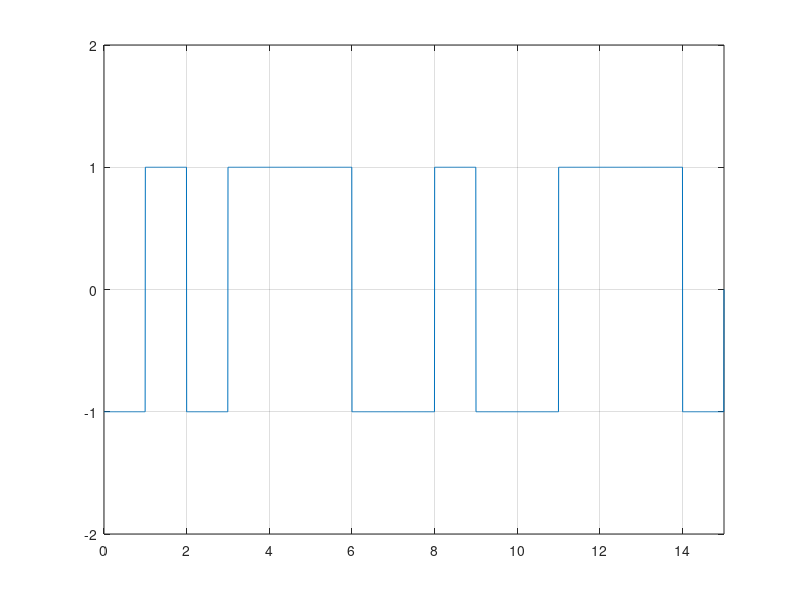

This chart was generated by the following MATLAB code:
x=[1 0 1 0 0 0 1 1 0 1 1 0 0 0 1 ];
T=length(x);
n=200;
N=n*T;
dt=T/N;
t=0:dt:T;
y=zeros(1,length(t));
for i=0:T-1;
    if x(i+1)==1
        y(i*n+1 : (i+1)*n)=-1;
    else
        y(i*n+1 : (i+1)*n)=1;
    end;
end;
plot(t,y);
axis([0 t(end) -2 2]);x = 0;

grid on;

